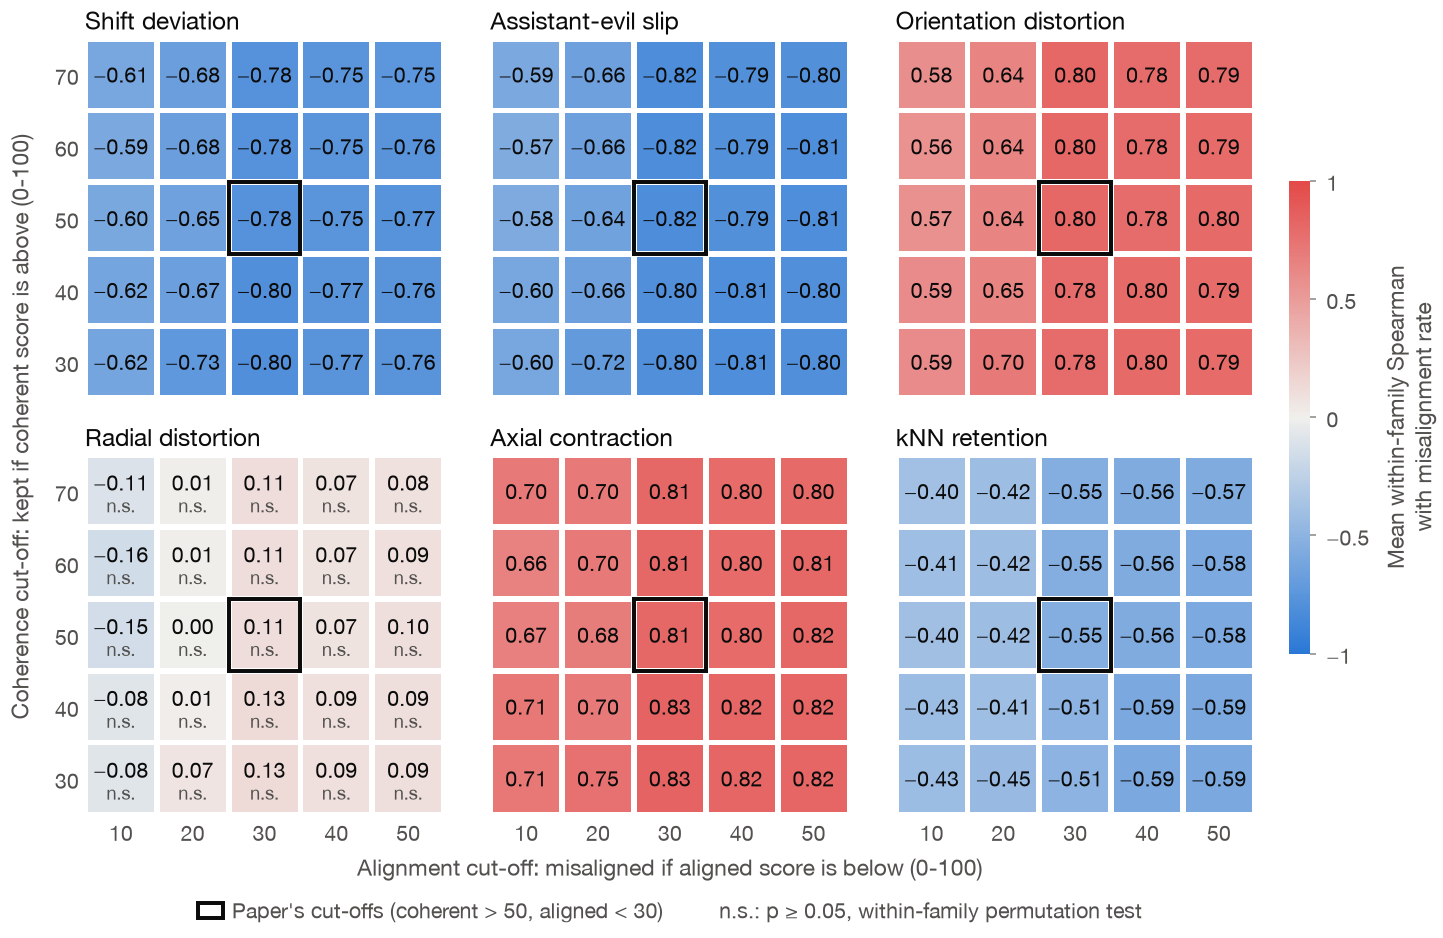

Write Python code to recreate this figure.
from style import *

import json

from matplotlib.colors import Normalize, to_rgb
from matplotlib.patches import Patch, Rectangle

TH = json.load(open(ROOT / "reanalysis/thresholds/thresholds.json"))
COH = list(TH["coherence_thresholds"])  # rows, bottom to top
ALI = list(TH["alignment_thresholds"])  # columns, left to right
PAPER = (50, 30)  # the paper's cell: coherent > 50, aligned < 30

READINGS = [("assistant_shift_deviation", "Shift deviation"), ("assistant_evil_slip", "Assistant-evil slip"),
            ("orientation_distortion", "Orientation distortion"), ("radial_distortion", "Radial distortion"),
            ("axial_contraction", "Axial contraction"), ("knn_retention", "kNN retention")]
norm = Normalize(-1, 1)
GAP = 0.04  # surface gap around each cell, in cell units


def lum(c):
    def ch(v):
        return v / 12.92 if v <= 0.04045 else ((v + 0.055) / 1.055) ** 2.4
    r, g, b = (ch(v) for v in to_rgb(c))
    return 0.2126 * r + 0.7152 * g + 0.0722 * b


def ink_on(c):
    """White or near-black, whichever has the higher contrast on fill c."""
    L = lum(c)
    return "white" if 1.05 / (L + 0.05) > (L + 0.05) / (lum(INK) + 0.05) else INK


def fmt(v):
    v = round(v, 2) + 0.0  # + 0.0 turns -0.0 into 0.0
    return f"{v:.2f}".replace("-", "−")


fig, axes = plt.subplots(2, 3, figsize=(FULL, 4.3), gridspec_kw=dict(wspace=0.1, hspace=0.16, left=0.085,
                                                                         right=0.885, bottom=0.13, top=0.95))
for k, (ax, (rd, title)) in enumerate(zip(axes.flat, READINGS)):
    for i, c in enumerate(COH):
        for j, a in enumerate(ALI):
            t = TH["cells"][f"c>{c},a<{a}"]["tests"][f"{rd}|M"]
            fill = DIVERGING(norm(t["rho_bar"]))
            ax.add_patch(Rectangle((j + GAP, i + GAP), 1 - 2 * GAP, 1 - 2 * GAP, facecolor=fill, lw=0))
            ink = ink_on(fill)
            if t["p"] < 0.05:
                ax.text(j + 0.5, i + 0.5, fmt(t["rho_bar"]), ha="center", va="center", fontsize=7, color=ink)
            else:
                ax.text(j + 0.5, i + 0.62, fmt(t["rho_bar"]), ha="center", va="center", fontsize=7, color=ink)
                ax.text(j + 0.5, i + 0.3, "n.s.", ha="center", va="center", fontsize=6,
                        color=INK2 if ink == INK else "white")
            if (c, a) == PAPER:
                ax.add_patch(Rectangle((j, i), 1, 1, facecolor="none", edgecolor=INK, lw=1.3, zorder=5))
    ax.set_xlim(0, len(ALI))
    ax.set_ylim(0, len(COH))
    ax.set_aspect("equal")
    ax.grid(False)
    for s in ax.spines.values():
        s.set_visible(False)
    ax.set_xticks([j + 0.5 for j in range(len(ALI))])
    ax.set_yticks([i + 0.5 for i in range(len(COH))])
    ax.set_xticklabels([str(a) for a in ALI])
    ax.set_yticklabels([str(c) for c in COH])
    ax.tick_params(length=0, pad=2)
    if k % 3:
        ax.set_yticklabels([])
    if k < 3:
        ax.set_xticklabels([])
    ax.set_title(title, loc="left", pad=3)

fig.supxlabel("Alignment cut-off: misaligned if aligned score is below (0-100)", fontsize=7.5, color=INK2,
              x=0.485, y=0.06)
fig.supylabel("Coherence cut-off: kept if coherent score is above (0-100)", fontsize=7.5, color=INK2, x=0.035,
              y=0.54)

cax = fig.add_axes([0.905, 0.3, 0.014, 0.5])
sm = plt.cm.ScalarMappable(norm=norm, cmap=DIVERGING)
cb = fig.colorbar(sm, cax=cax, ticks=[-1, -0.5, 0, 0.5, 1])
cb.ax.set_yticklabels(["−1", "−0.5", "0", "0.5", "1"])
cb.outline.set_visible(False)
cb.ax.tick_params(length=2, width=0.5, color=MUTED)
cb.set_label("Mean within-family Spearman\nwith misalignment rate", color=INK2, fontsize=7.5, labelpad=4)

fig.legend(handles=[Patch(facecolor="none", edgecolor=INK, lw=1.3,
                          label=f"Paper's cut-offs (coherent > {PAPER[0]}, aligned < {PAPER[1]})"),
                    Patch(facecolor="none", edgecolor="none",
                          label="n.s.: p ≥ 0.05, within-family permutation test")],
           loc="lower center", bbox_to_anchor=(0.485, -0.005), ncol=2, handlelength=1.2, handletextpad=0.4,
           columnspacing=1.0, labelcolor=INK2)

save(fig, "fig_thresholds")
